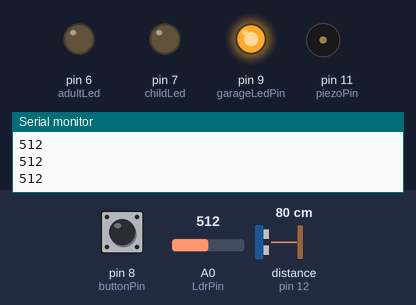
The sketch below on a simulated Arduino Uno, built with avr-gcc and run on an emulated ATmega328P. Shown: output pins drawn as LEDs (lit = HIGH), buzzer (waves = sounding), the last lines printed to the serial monitor. The test bench sets the inputs (shaded band); at power-on: pin 8 (buttonPin) LOW, A0 (LdrPin) = 512, distance to the obstacle (sensor on pin 12) 80 cm. The echo pulse lasts 58.3 µs per cm; pins used as bus, display or sensor lines are not drawn.

Above: at 1.2 s.
1.3 s: pin 8 (buttonPin) pulled HIGH for 0.15 s
At 2.0 s:
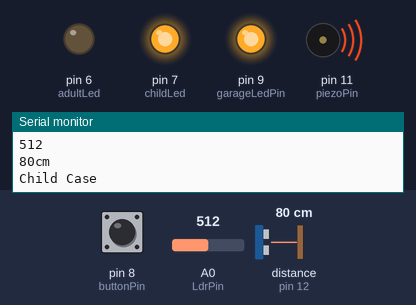
Timing chart, 0 to 12.0 s (numbered marks = the images above; inputs shaded):
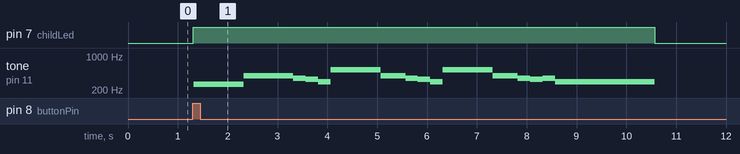

Measured:
- after the input at 1.3 s, pin 7 (childLed): LOW → HIGH at once, → LOW 9.3 s later; tone on pin 11 (piezoPin): plays 262 Hz for 1.0 s, 392 Hz for 1.0 s, 349 Hz for 0.25 s, 330 Hz for 0.25 s, 294 Hz for 0.25 s, 523 Hz for 1.0 s … (16 notes in this stretch), starting at once

The sketch:

sketch_feb28a.ino
```cpp
#include <Servo.h>
#define NOTE_C4 262
#define NOTE_D4 294
#define NOTE_E4 330
#define NOTE_F4 349
#define NOTE_G4 392
#define NOTE_A4 440
#define NOTE_B4 494
#define NOTE_C5 523

Servo myServo;
int pos = 0;    //position of servo
int buttonState = 0; //state of button
int garageLedPin = 9; //pin of garage led
int buttonPin = 8; //pin of button
int pingEchoPin = 12; //pin of ultrasonic sensor for echo
int pingTrigPin = 13; //pin of ultrasonic sensor for trigger
int LdrPin = A0; //ldr input pin
int ldrValue = 0; //value outputted by ldr
int dayNight = 400;  //value determining day or night
int adultHeight = 5; //value for distincting height
int piezoPin = 11; //pin for piezo
int adultLed = 6; //pin for adult led
int childLed = 7; //pin for child led

void setup() {

  Serial.begin(9600);
  for (int i = 0; i < 40; i++) {     //clears serial monitor
    Serial.println();
  }
  pinMode(garageLedPin, OUTPUT);
  digitalWrite(garageLedPin, HIGH);
  pinMode(buttonPin, INPUT);
  pinMode(adultLed, OUTPUT);
  pinMode(childLed, OUTPUT);
}


void loop() {

  ldrValue = analogRead(LdrPin); //stores value of light
  Serial.println(ldrValue);
  buttonState = digitalRead(buttonPin);

  if (buttonState == HIGH) {  //checking if button is pressed
    ultrasonic();
    Serial.println("Button is pressed");
  }
  buttonState = LOW;
}

//function to start the ultrasonic sensor
void ultrasonic() {

  long duration, cm;
  pinMode(pingTrigPin, OUTPUT);
  digitalWrite(pingTrigPin, LOW);
  delayMicroseconds(2);
  digitalWrite(pingTrigPin, HIGH);
  delayMicroseconds(5);
  digitalWrite(pingTrigPin, LOW);

  pinMode(pingEchoPin, INPUT);
  duration = pulseIn(pingEchoPin, HIGH);

  // convert the time into a distance
  cm = microsecondsToCentimeters(duration);
  Serial.print(cm);
  Serial.print("cm");
  Serial.println();
  if (cm < adultHeight) {
    adultCase();
  } else {
    childCase();
  }
  pinMode(pingTrigPin, OUTPUT);

}

//function to convert time into centimeters
long microsecondsToCentimeters(long microseconds) {

  return microseconds / 29 / 2;

}

//function takes care in case of adult
void adultCase() {
  Serial.println("Adult Case");
  digitalWrite(adultLed, HIGH);

  if (ldrValue < dayNight) {
    Serial.println("Entered loop");
    digitalWrite(garageLedPin, LOW);
  }
  myServo.attach(10);

  for (pos = 0; pos <= 90; pos += 1) { // goes from 0 degrees to 180 degrees
    myServo.write(pos);              // tell servo to go to position in variable 'pos'
    delay(15);                       // waits 15ms for the servo to reach the position
  }

  delay(5000);

  for (pos = 90; pos >= 0; pos -= 1) { // goes from 180 degrees to 0 degrees
    myServo.write(pos);              // tell servo to go to position in variable 'pos'
    delay(15);                       // waits 15ms for the servo to reach the position
  }
  digitalWrite(garageLedPin, HIGH);
  digitalWrite(adultLed, LOW);
}

//function takes care in case of adult
void childCase() {
  digitalWrite(childLed, HIGH);
  Serial.println("Child Case");
  alarm();
  digitalWrite(childLed, LOW);

}

//function plays the alarm
void alarm() {

  tone(piezoPin, NOTE_C4);
  delay(1000);
  tone(piezoPin, NOTE_G4);
  delay(1000);
  tone(piezoPin, NOTE_F4);
  delay(250);
  tone(piezoPin, NOTE_E4);
  delay(250);
  tone(piezoPin, NOTE_D4);
  delay(250);
  tone(piezoPin, NOTE_C5);
  delay(1000);
  tone(piezoPin, NOTE_G4);
  delay(500);
  tone(piezoPin, NOTE_F4);
  delay(250);
  tone(piezoPin, NOTE_E4);
  delay(250);
  tone(piezoPin, NOTE_D4);
  delay(250);
  tone(piezoPin, NOTE_C5);
  delay(1000);
  tone(piezoPin, NOTE_G4);
  delay(500);
  tone(piezoPin, NOTE_F4);
  delay(250);
  tone(piezoPin, NOTE_E4);
  delay(250);
  tone(piezoPin, NOTE_F4);
  delay(250);
  tone(piezoPin, NOTE_D4);
  delay(2000);

  noTone(piezoPin);
}
```
